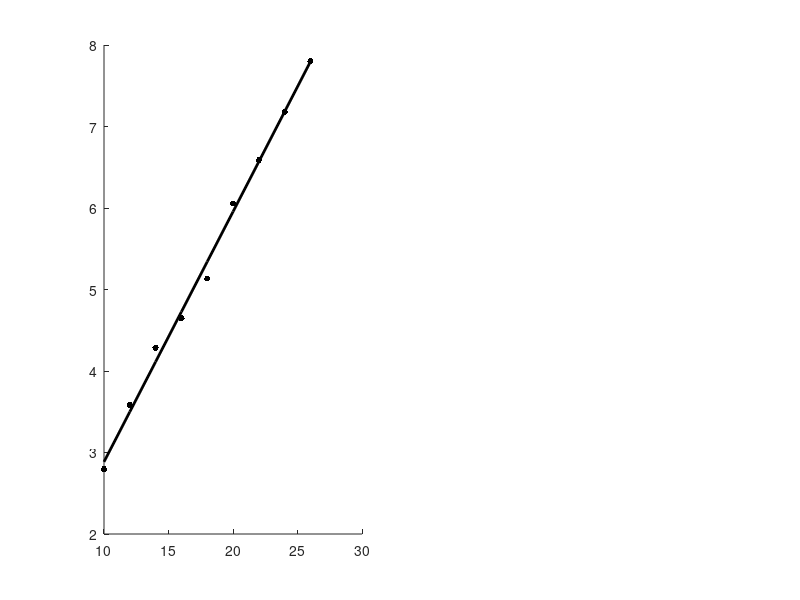

This chart was generated by the following MATLAB code:
u =(10:2:26);
i =[0.065 0.081 0.099 0.117 0.137 0.156 0.177 0.200 0.220];
v1=[2.795 3.582 4.286 4.648 5.133 6.056 6.587 7.180 7.803];
r=0.5*103.84*10^(-3);
s=pi*r*r;
rho=1.185;
p0=u.*i
p1=0.5.*rho.*s.*(v1.^3)
ita=p1./p0

subplot(1, 2, 1);
uv=scatter(u, v1, 200, 'k', '.');
hold on;


M=[u' ones(9,1)];
k=M\(v1');
v1pre=(M*k)';

plot(u, v1pre, '-k', 'LineWidth', 2);
